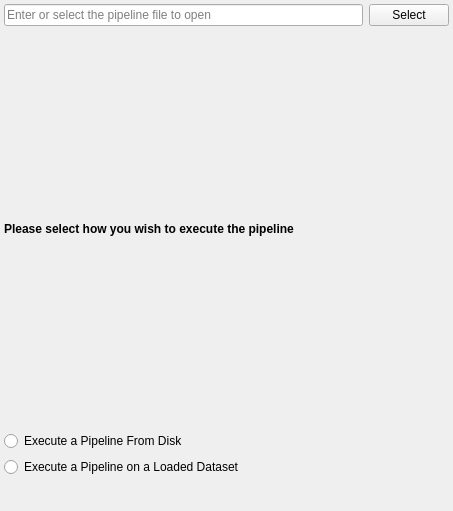
<?xml version="1.0" encoding="UTF-8"?>
<ui version="4.0">
 <class>PipelineExecutionTypeSelectionPage</class>
 <widget class="QWizardPage" name="PipelineExecutionTypeSelectionPage">
  <property name="geometry">
   <rect>
    <x>0</x>
    <y>0</y>
    <width>453</width>
    <height>511</height>
   </rect>
  </property>
  <property name="windowTitle">
   <string>WizardPage</string>
  </property>
  <layout class="QGridLayout" name="gridLayout">
   <property name="leftMargin">
    <number>4</number>
   </property>
   <property name="topMargin">
    <number>4</number>
   </property>
   <property name="rightMargin">
    <number>4</number>
   </property>
   <property name="bottomMargin">
    <number>4</number>
   </property>
   <item row="2" column="0">
    <widget class="QLabel" name="label">
     <property name="font">
      <font>
       <weight>75</weight>
       <bold>true</bold>
      </font>
     </property>
     <property name="text">
      <string>Please select how you wish to execute the pipeline</string>
     </property>
    </widget>
   </item>
   <item row="4" column="0">
    <widget class="QRadioButton" name="pipelineOnLoadedDataRB">
     <property name="text">
      <string>Execute a Pipeline on a Loaded Dataset</string>
     </property>
    </widget>
   </item>
   <item row="5" column="0">
    <spacer name="verticalSpacer">
     <property name="orientation">
      <enum>Qt::Vertical</enum>
     </property>
     <property name="sizeType">
      <enum>QSizePolicy::Preferred</enum>
     </property>
     <property name="sizeHint" stdset="0">
      <size>
       <width>20</width>
       <height>30</height>
      </size>
     </property>
    </spacer>
   </item>
   <item row="3" column="0">
    <widget class="QRadioButton" name="pipelineFromDiskRB">
     <property name="text">
      <string>Execute a Pipeline From Disk</string>
     </property>
    </widget>
   </item>
   <item row="0" column="0">
    <widget class="QLineEdit" name="pipelineFileLE">
     <property name="placeholderText">
      <string>Enter or select the pipeline file to open</string>
     </property>
    </widget>
   </item>
   <item row="0" column="1">
    <widget class="QPushButton" name="selectButton">
     <property name="text">
      <string>Select</string>
     </property>
    </widget>
   </item>
  </layout>
 </widget>
 <tabstops>
  <tabstop>pipelineFromDiskRB</tabstop>
  <tabstop>pipelineOnLoadedDataRB</tabstop>
 </tabstops>
 <resources/>
 <connections/>
</ui>
